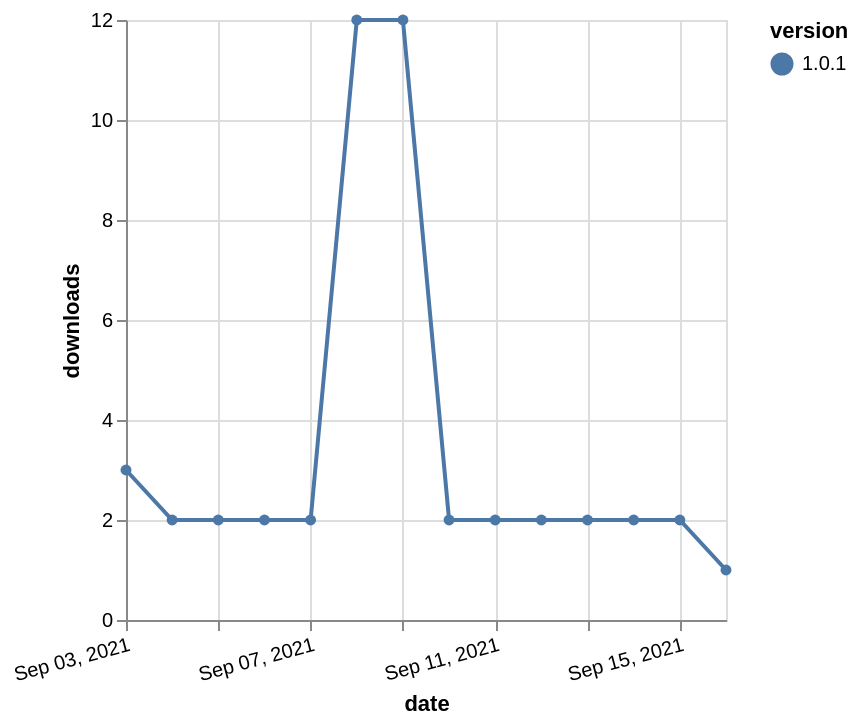

The specification (Vega-Lite) saved for this image:
### Vega-Lite specification from a JSON file in a GitHub repository (floating-point values rounded to 4 significant figures)
{"$schema": "https://vega.github.io/schema/vega-lite/v5.json", "description": "A simple bar chart with embedded data.", "data": {"values": [{"date": "2021-09-03", "total": 7536, "delta": 3, "version": "1.0.1"}, {"date": "2021-09-04", "total": 7538, "delta": 2, "version": "1.0.1"}, {"date": "2021-09-05", "total": 7540, "delta": 2, "version": "1.0.1"}, {"date": "2021-09-06", "total": 7542, "delta": 2, "version": "1.0.1"}, {"date": "2021-09-07", "total": 7544, "delta": 2, "version": "1.0.1"}, {"date": "2021-09-08", "total": 7556, "delta": 12, "version": "1.0.1"}, {"date": "2021-09-09", "total": 7568, "delta": 12, "version": "1.0.1"}, {"date": "2021-09-10", "total": 7570, "delta": 2, "version": "1.0.1"}, {"date": "2021-09-11", "total": 7572, "delta": 2, "version": "1.0.1"}, {"date": "2021-09-12", "total": 7574, "delta": 2, "version": "1.0.1"}, {"date": "2021-09-13", "total": 7576, "delta": 2, "version": "1.0.1"}, {"date": "2021-09-14", "total": 7578, "delta": 2, "version": "1.0.1"}, {"date": "2021-09-15", "total": 7580, "delta": 2, "version": "1.0.1"}, {"date": "2021-09-16", "total": 7581, "delta": 1, "version": "1.0.1"}]}, "width": "container", "mark": {"type": "line", "point": {"filled": true}}, "encoding": {"x": {"field": "date", "type": "temporal", "timeUnit": "yearmonthdate", "title": "date", "axis": {"labelAngle": -15}}, "y": {"field": "delta", "type": "quantitative", "title": "downloads"}, "color": {"field": "version", "type": "nominal"}, "tooltip": {"field": "delta"}}}
